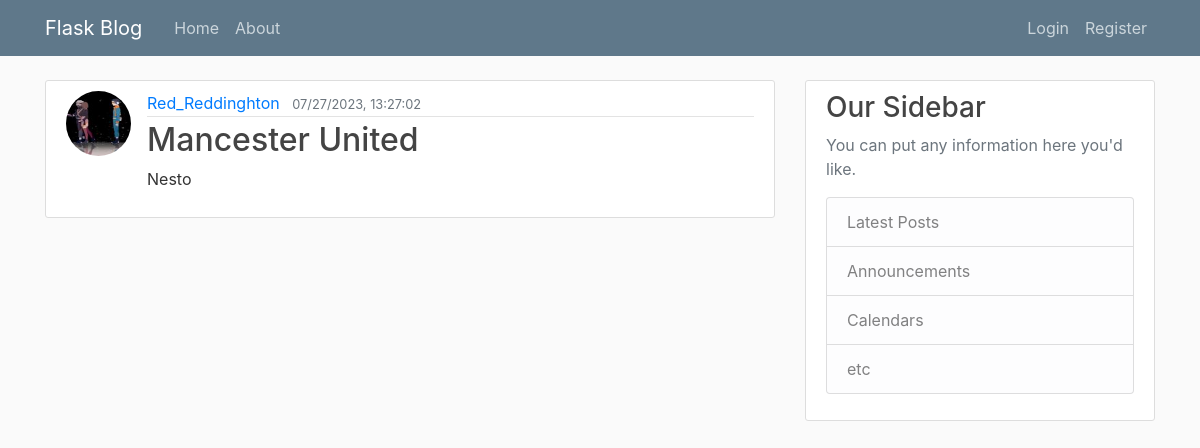
/post/1, run on the app's committed database.
### flask_blog/models.py (models this page shows, shortened)
class User(db.Model,UserMixin):
    id=db.Column(db.Integer,primary_key=True)
    username=db.Column(db.String(20),unique=True,nullable=False)
    email=db.Column(db.String(120),unique=True,nullable=False)
    image_file=db.Column(db.String(20),nullable=False,default='default.jpg')
    password=db.Column(db.String(60),nullable=False)
    posts=db.relationship("Post",backref="author",lazy=True)

class Post(db.Model):
    id=db.Column(db.Integer,primary_key=True)
    title=db.Column(db.String(100),nullable=False)
    date_posted=db.Column(db.DateTime,nullable=False,default=datetime.utcnow())
    content=db.Column(db.Text,nullable=False)
    user_id=db.Column(db.Integer,db.ForeignKey("user.id"),nullable=False)

### flask_blog/routes.py (the view)
@app.route("/post/<int:post_id>")
def post(post_id):
    post=Post.query.get_or_404(post_id)
    return render_template("post.html",title=post.title,post=post)

### flask_blog/templates/post.html (shortened to what this page needs)
{% extends "layout.html" %}
{% block content %}
<article class="media content-section">
    <img class="rounded-circle article-img"
        src="{{ url_for('static', filename='profile_pics/' + post.author.image_file) }}">
    <div class="media-body">
        <div class="article-metadata">
            <a class="mr-2" href="#">{{ post.author.username }}</a>
            <small class="text-muted">{{ post.date_posted.strftime("%m/%d/%Y, %H:%M:%S") }}</small>
        </div>
        <h2 class="article-title">{{ post.title }}</h2>
        <p class="article-content">{{ post.content }}</p>
    </div>
</article>
{% endblock content %}

### flask_blog/static/main.css (style rules this page uses)
body { background: #fafafa; color: #333333; margin-top: 5rem; }
h1, h2, h3, h4, h5, h6 { color: #444444; }
.content-section { background: #ffffff; padding: 10px 20px; border: 1px solid #dddddd; border-radius: 3px; margin-bottom: 20px; }
.article-title { color: #444444; }
.article-content { white-space: pre-line; }
.article-img { height: 65px; width: 65px; margin-right: 16px; }
.article-metadata { padding-bottom: 1px; margin-bottom: 4px; border-bottom: 1px solid #e3e3e3 }

### data on the page
User: image_file (picture), author.username "Red_Reddinghton"
Post: date_posted "07/27/2023, 13:27:02", title "Mancester United", content "Nesto"
